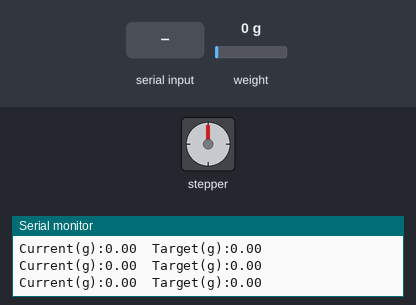
Simulated run of this sketch. Board: Arduino Mega 2560, built with avr-gcc and run on an emulated ATmega2560. On the bench: stepper motor, the last lines printed to the serial monitor. Wiring (inferred from the names in the program): stepper motor driver (200 steps per turn assumed): step pin 23; direction pin 22. The test bench sets the inputs (shaded band); at power-on: weight on the scale 0 g.

Above: at 3.6 s.
3.7 s: "1,90\n" received over Serial
At 6.6 s:
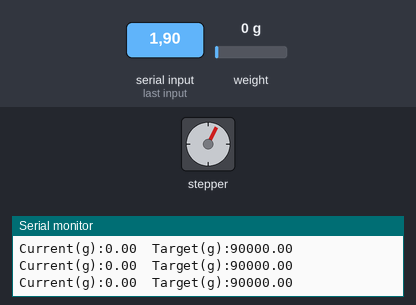
6.7 s: "90,45\n" received over Serial
At 7.7 s:
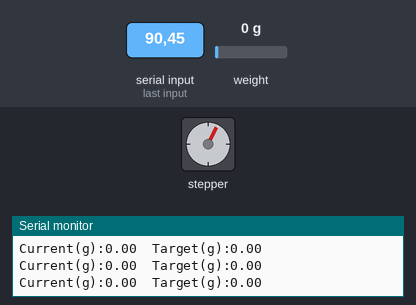
8.2 s: "1,90,45\n" received over Serial
At 11.1 s:
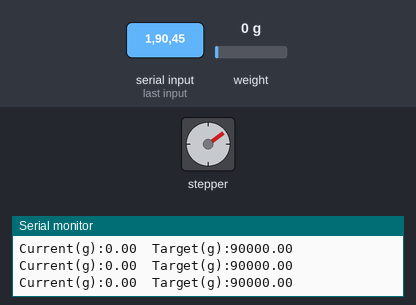
11.2 s: "30,150\n" received over Serial
At 12.0 s:
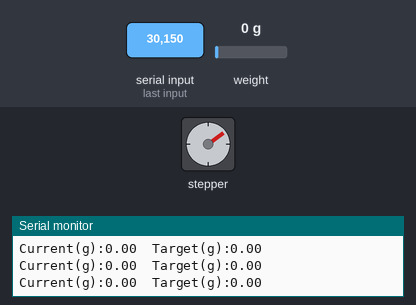
12.7 s: "1,90\n" received over Serial
At 14.0 s:
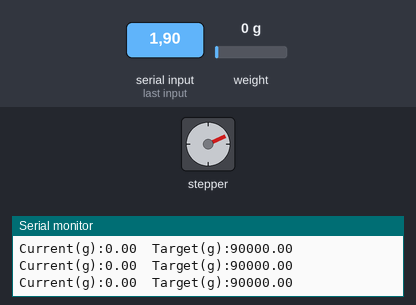
Timing chart, 0 to 28.2 s (numbered marks = the images above; inputs shaded):
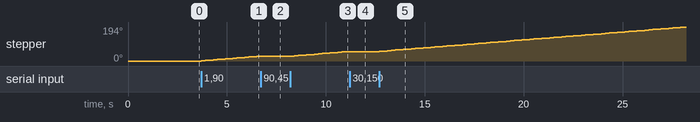

The sketch:

SingleChamberFeedback.ino
```cpp
#include <HX711_ADC.h>
#include <EEPROM.h>

// —— LoadCell 1 引脚 ——
const int DOUT1 = 2;
const int SCK1  = 3;
HX711_ADC LoadCell1(DOUT1, SCK1);

// —— 泵 1 步进电机引脚 ——
const int dirPin1  = 22;
const int stepPin1 = 23;

// —— 串口和目标重量 ——
// 这里我们用 USB 串口 Serial，如果你用蓝牙请改成 Serial1
#define BT Serial
float targetGrams = 0.0;

// —— 泵步进控制参数 ——
const unsigned long stepInterval = 200; // 微秒，调小可提速
unsigned long prevStepTime = 0;
bool  stepHigh = false;

// —— 校准偏移 ——
float offset1 = 0.0;

void setup() {
  Serial.begin(57600);
  pinMode(dirPin1, OUTPUT);
  pinMode(stepPin1, OUTPUT);

  // 初始化 LoadCell1
  LoadCell1.begin();
  LoadCell1.start(2000, true);  // 稳定 + 去皮
  while (!LoadCell1.update());
  offset1 = LoadCell1.getData(); // 记录初始偏移

  Serial.println("SingleChamberFeedback Ready");
}

void loop() {
  // —— 1) 解析串口指令 ——
  if (Serial.available()) {
    String line = Serial.readStringUntil('\n');
    int comma = line.indexOf(',');
    if (comma > 0) {
      int state = line.substring(0, comma).toInt();
      float mass  = line.substring(comma + 1).toFloat();
      if (state == 1) {
        targetGrams = mass * 1000.0;  // kg→g
      } else {
        targetGrams = 0.0;
      }
      Serial.print("New Target: "); Serial.println(targetGrams);
    }
  }

  // —— 2) 读取当前重量 ——
  static bool newData = false;
  if (LoadCell1.update()) newData = true;
  if (newData) {
    float current = LoadCell1.getData() - offset1;
    newData = false;
    // —— 3) 闭环控制 Pump 1 ——
    unsigned long now = micros();
    if (current < targetGrams - 5) {
      // 泵入
      digitalWrite(dirPin1, HIGH);
      if (now - prevStepTime >= stepInterval) {
        digitalWrite(stepPin1, stepHigh? LOW: HIGH);
        stepHigh = !stepHigh;
        prevStepTime = now;
      }
    }
    else if (current > targetGrams + 5) {
      // 泵出
      digitalWrite(dirPin1, LOW);
      if (now - prevStepTime >= stepInterval) {
        digitalWrite(stepPin1, stepHigh? LOW: HIGH);
        stepHigh = !stepHigh;
        prevStepTime = now;
      }
    }
    else {
      // 稳定态: 关断步进信号
      digitalWrite(stepPin1, LOW);
    }
    // —— 4) 调试输出 ——
    Serial.print("Current(g):"); Serial.print(current);
    Serial.print("  Target(g):"); Serial.println(targetGrams);
  }
}
```

Measured:
- after the input at 3.7 s, stepper: keeps turning clockwise at about 10°/s, starting at once
- after the input at 6.7 s, stepper: stops changing and stays 27°
- after the input at 8.2 s, stepper: keeps turning clockwise at about 10°/s, starting at once
- after the input at 11.2 s, stepper: stops changing and stays 54°
- after the input at 12.7 s, stepper: keeps turning clockwise at about 9°/s, starting at once
